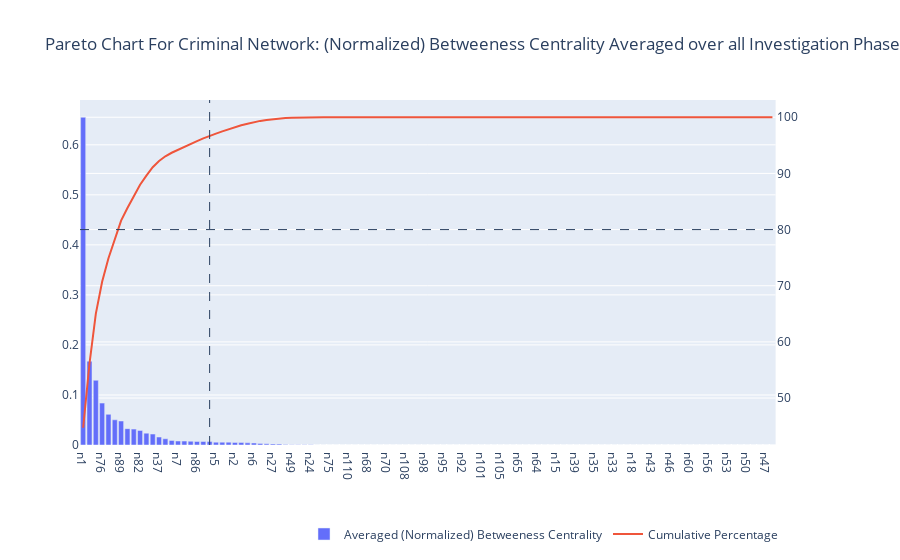

The code cell stored with this chart in its notebook:
### Code cell
fig = make_subplots(specs=[[{"secondary_y": True}]])
fig.add_trace(
    go.Bar(
        x = dc_frame.player,
        y = dc_frame.averaged_normalized_betweeness_centrality,
        name = "Averaged (Normalized) Betweeness Centrality"
    ),
    secondary_y = False
)
fig.add_trace(
    go.Scatter(
        x = dc_frame.player,
        y = dc_frame.cumulative_percent,
        name = "Cumulative Percentage"
    ),
    secondary_y = True
)
fig.add_hline(
    y = 80,
    secondary_y = True,
    line_width=1,
    line_dash="dash"
)
fig.add_vline(
    x = 'n31',
    secondary_y = True,
    line_width=1,
    line_dash="dash"
)
fig.update_layout(legend=dict(
    orientation="h",
    # entrywidth=70,
    yanchor="bottom",
    y=-0.3,
    xanchor="right",
    x=0.95
))
fig.update_layout(
    title_text = "Pareto Chart For Criminal Network: (Normalized) Betweeness Centrality Averaged over all Investigation Phases"
)
fig.show()

### Figure 1 — Plotly figure (JSON) as saved in the notebook; plotly's stock layout.template omitted (floating-point values rounded to 4 significant figures)
{"data": [{"name": "Averaged (Normalized) Betweeness Centrality", "type": "bar", "x": ["n1", "n12", "n3", "n76", "n87", "n41", "n89", "n14", "n83", "n82", "n85", "n79", "n37", "n88", "n8", "n7", "n96", "n9", "n86", "n22", "n31", "n5", "n107", "n13", "n2", "n11", "n58", "n6", "n71", "n78", "n27", "n30", "n19", "n49", "n20", "n73", "n24", "n84", "n102", "n75", "n67", "n77", "n110", "n69", "n74", "n68", "n72", "n109", "n70", "n23", "n25", "n108", "n80", "n91", "n98", "n97", "n100", "n95", "n94", "n93", "n92", "n90", "n81", "n101", "n103", "n104", "n105", "n106", "n21", "n65", "n66", "n62", "n64", "n36", "n42", "n15", "n40", "n4", "n39", "n38", "n16", "n35", "n63", "n34", "n33", "n32", "n17", "n18", "n29", "n28", "n43", "n44", "n45", "n46", "n26", "n61", "n60", "n59", "n57", "n56", "n55", "n54", "n53", "n52", "n51", "n50", "n10", "n48", "n47", "n99"], "xaxis": "x", "y": [0.6551, 0.1676, 0.1294, 0.08379, 0.06133, 0.05037, 0.04795, 0.03267, 0.03178, 0.0292, 0.02373, 0.02194, 0.01595, 0.01244, 0.00917, 0.007978, 0.007856, 0.007482, 0.007044, 0.006984, 0.006965, 0.005682, 0.005682, 0.005682, 0.005118, 0.005107, 0.004312, 0.004029, 0.003215, 0.002353, 0.002176, 0.001808, 0.001019, 0.0006843, 0.0005543, 0.0004435, 0.0003326, 6.109e-05, 5.828e-05, 0, 0, 0, 0, 0, 0, 0, 0, 0, 0, 0, 0, 0, 0, 0, 0, 0, 0, 0, 0, 0, 0, 0, 0, 0, 0, 0, 0, 0, 0, 0, 0, 0, 0, 0, 0, 0, 0, 0, 0, 0, 0, 0, 0, 0, 0, 0, 0, 0, 0, 0, 0, 0, 0, 0, 0, 0, 0, 0, 0, 0, 0, 0, 0, 0, 0, 0, 0, 0, 0, 0], "yaxis": "y"}, {"name": "Cumulative Percentage", "type": "scatter", "x": ["n1", "n12", "n3", "n76", "n87", "n41", "n89", "n14", "n83", "n82", "n85", "n79", "n37", "n88", "n8", "n7", "n96", "n9", "n86", "n22", "n31", "n5", "n107", "n13", "n2", "n11", "n58", "n6", "n71", "n78", "n27", "n30", "n19", "n49", "n20", "n73", "n24", "n84", "n102", "n75", "n67", "n77", "n110", "n69", "n74", "n68", "n72", "n109", "n70", "n23", "n25", "n108", "n80", "n91", "n98", "n97", "n100", "n95", "n94", "n93", "n92", "n90", "n81", "n101", "n103", "n104", "n105", "n106", "n21", "n65", "n66", "n62", "n64", "n36", "n42", "n15", "n40", "n4", "n39", "n38", "n16", "n35", "n63", "n34", "n33", "n32", "n17", "n18", "n29", "n28", "n43", "n44", "n45", "n46", "n26", "n61", "n60", "n59", "n57", "n56", "n55", "n54", "n53", "n52", "n51", "n50", "n10", "n48", "n47", "n99"], "xaxis": "x", "y": [44.71, 56.15, 64.99, 70.71, 74.89, 78.33, 81.6, 83.83, 86.0, 88.0, 89.62, 91.11, 92.2, 93.05, 93.68, 94.22, 94.76, 95.27, 95.75, 96.23, 96.7, 97.09, 97.48, 97.87, 98.21, 98.56, 98.86, 99.13, 99.35, 99.51, 99.66, 99.78, 99.85, 99.9, 99.94, 99.97, 99.99, 100.0, 100, 100, 100, 100, 100, 100, 100, 100, 100, 100, 100, 100, 100, 100, 100, 100, 100, 100, 100, 100, 100, 100, 100, 100, 100, 100, 100, 100, 100, 100, 100, 100, 100, 100, 100, 100, 100, 100, 100, 100, 100, 100, 100, 100, 100, 100, 100, 100, 100, 100, 100, 100, 100, 100, 100, 100, 100, 100, 100, 100, 100, 100, 100, 100, 100, 100, 100, 100, 100, 100, 100, 100], "yaxis": "y2"}], "layout": {"legend": {"orientation": "h", "x": 0.95, "xanchor": "right", "y": -0.3, "yanchor": "bottom"}, "shapes": [{"line": {"dash": "dash", "width": 1}, "type": "line", "x0": 0, "x1": 1, "xref": "x domain", "y0": 80, "y1": 80, "yref": "y2"}, {"line": {"dash": "dash", "width": 1}, "type": "line", "x0": "n31", "x1": "n31", "xref": "x", "y0": 0, "y1": 1, "yref": "y2 domain"}], "title": {"text": "Pareto Chart For Criminal Network: (Normalized) Betweeness Centrality Averaged over all Investigation Phases"}, "xaxis": {"anchor": "y", "domain": [0, 0.94]}, "yaxis": {"anchor": "x", "domain": [0, 1]}, "yaxis2": {"anchor": "x", "overlaying": "y", "side": "right"}}}
